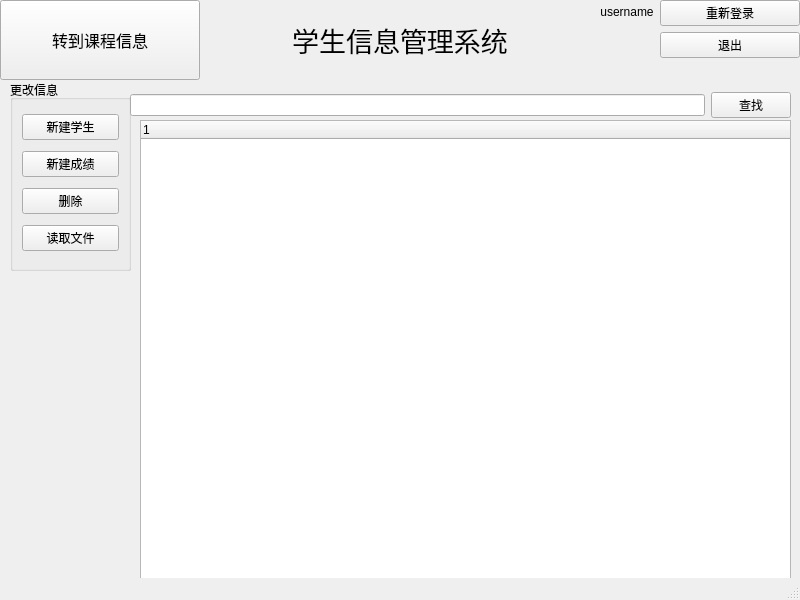
<?xml version="1.0" encoding="UTF-8"?>
<ui version="4.0">
 <class>MainWindow</class>
 <widget class="QMainWindow" name="MainWindow">
  <property name="geometry">
   <rect>
    <x>0</x>
    <y>0</y>
    <width>800</width>
    <height>600</height>
   </rect>
  </property>
  <property name="mouseTracking">
   <bool>false</bool>
  </property>
  <property name="windowTitle">
   <string>学生管理系统</string>
  </property>
  <property name="windowIcon">
   <iconset resource="resources.qrc">
    <normaloff>:/icon_rect.png</normaloff>:/icon_rect.png</iconset>
  </property>
  <property name="toolTip">
   <string>学生管理系统主界面</string>
  </property>
  <widget class="QWidget" name="centralwidget">
   <widget class="QTreeWidget" name="content">
    <property name="geometry">
     <rect>
      <x>140</x>
      <y>120</y>
      <width>651</width>
      <height>480</height>
     </rect>
    </property>
    <column>
     <property name="text">
      <string notr="true">1</string>
     </property>
    </column>
   </widget>
   <widget class="QGroupBox" name="groupBox">
    <property name="geometry">
     <rect>
      <x>10</x>
      <y>80</y>
      <width>121</width>
      <height>191</height>
     </rect>
    </property>
    <property name="title">
     <string>更改信息</string>
    </property>
    <layout class="QGridLayout" name="gridLayout">
     <item row="2" column="0">
      <widget class="QPushButton" name="del_btn">
       <property name="text">
        <string>删除</string>
       </property>
      </widget>
     </item>
     <item row="1" column="0">
      <widget class="QPushButton" name="add_grade_btn">
       <property name="text">
        <string>新建成绩</string>
       </property>
      </widget>
     </item>
     <item row="0" column="0">
      <widget class="QPushButton" name="add_stu_btn">
       <property name="text">
        <string>新建学生</string>
       </property>
      </widget>
     </item>
     <item row="3" column="0">
      <widget class="QPushButton" name="read_file_btn">
       <property name="text">
        <string>读取文件</string>
       </property>
      </widget>
     </item>
    </layout>
   </widget>
   <widget class="QWidget" name="top_widget" native="true">
    <property name="geometry">
     <rect>
      <x>0</x>
      <y>0</y>
      <width>800</width>
      <height>80</height>
     </rect>
    </property>
    <widget class="QPushButton" name="turn2lesson_manage">
     <property name="geometry">
      <rect>
       <x>0</x>
       <y>0</y>
       <width>200</width>
       <height>80</height>
      </rect>
     </property>
     <property name="font">
      <font>
       <pointsize>12</pointsize>
      </font>
     </property>
     <property name="mouseTracking">
      <bool>true</bool>
     </property>
     <property name="toolTip">
      <string>转到课程信息管理界面</string>
     </property>
     <property name="autoFillBackground">
      <bool>true</bool>
     </property>
     <property name="text">
      <string>转到课程信息</string>
     </property>
    </widget>
    <widget class="QLabel" name="topic">
     <property name="geometry">
      <rect>
       <x>200</x>
       <y>0</y>
       <width>400</width>
       <height>80</height>
      </rect>
     </property>
     <property name="font">
      <font>
       <pointsize>20</pointsize>
      </font>
     </property>
     <property name="text">
      <string>学生信息管理系统</string>
     </property>
     <property name="alignment">
      <set>Qt::AlignCenter</set>
     </property>
    </widget>
    <widget class="QWidget" name="upper_right" native="true">
     <property name="geometry">
      <rect>
       <x>600</x>
       <y>0</y>
       <width>200</width>
       <height>80</height>
      </rect>
     </property>
     <layout class="QFormLayout" name="formLayout">
      <item row="0" column="0">
       <widget class="QLabel" name="username_main">
        <property name="font">
         <font>
          <pointsize>9</pointsize>
         </font>
        </property>
        <property name="text">
         <string>username</string>
        </property>
        <property name="alignment">
         <set>Qt::AlignCenter</set>
        </property>
       </widget>
      </item>
      <item row="0" column="1">
       <widget class="QPushButton" name="btn_relogin">
        <property name="text">
         <string>重新登录</string>
        </property>
       </widget>
      </item>
      <item row="1" column="1">
       <widget class="QPushButton" name="btn_exit">
        <property name="text">
         <string>退出</string>
        </property>
        <property name="icon">
         <iconset theme="application-exit">
          <normaloff>.</normaloff>.</iconset>
        </property>
       </widget>
      </item>
     </layout>
    </widget>
   </widget>
   <widget class="QWidget" name="widget" native="true">
    <property name="geometry">
     <rect>
      <x>130</x>
      <y>80</y>
      <width>661</width>
      <height>51</height>
     </rect>
    </property>
    <layout class="QGridLayout" name="gridLayout_2">
     <item row="0" column="1">
      <widget class="QPushButton" name="find_stu_btn">
       <property name="text">
        <string>查找</string>
       </property>
       <property name="default">
        <bool>false</bool>
       </property>
      </widget>
     </item>
     <item row="0" column="0">
      <widget class="QLineEdit" name="search_bar_stu"/>
     </item>
    </layout>
   </widget>
  </widget>
  <widget class="QStatusBar" name="statusbar"/>
 </widget>
 <resources>
  <include location="resources.qrc"/>
 </resources>
 <connections/>
</ui>
